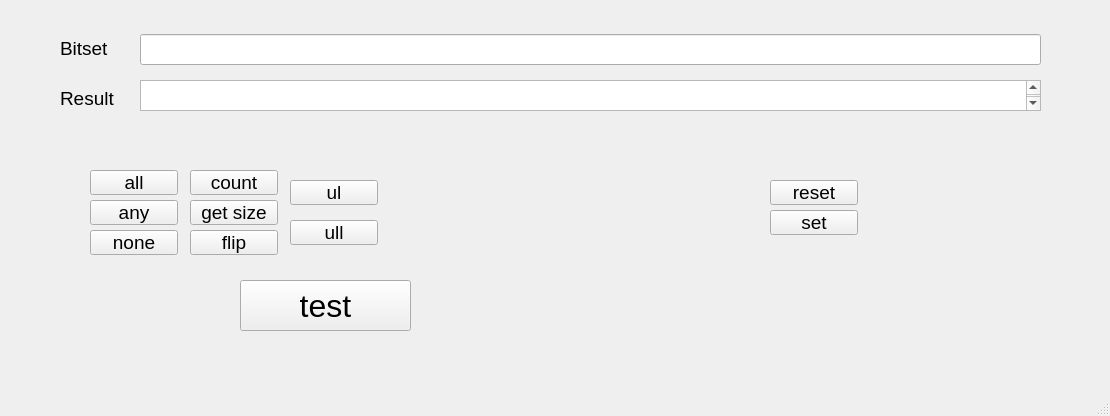
<?xml version="1.0" encoding="UTF-8"?>
<ui version="4.0">
 <class>MainWindow</class>
 <widget class="QMainWindow" name="MainWindow">
  <property name="geometry">
   <rect>
    <x>0</x>
    <y>0</y>
    <width>1110</width>
    <height>416</height>
   </rect>
  </property>
  <property name="windowTitle">
   <string>MainWindow</string>
  </property>
  <widget class="QWidget" name="centralwidget">
   <widget class="QPushButton" name="pushButton_ull">
    <property name="geometry">
     <rect>
      <x>290</x>
      <y>220</y>
      <width>88</width>
      <height>25</height>
     </rect>
    </property>
    <property name="font">
     <font>
      <pointsize>14</pointsize>
     </font>
    </property>
    <property name="text">
     <string>ull</string>
    </property>
   </widget>
   <widget class="QPushButton" name="pushButton_count">
    <property name="geometry">
     <rect>
      <x>190</x>
      <y>170</y>
      <width>88</width>
      <height>25</height>
     </rect>
    </property>
    <property name="font">
     <font>
      <pointsize>14</pointsize>
     </font>
    </property>
    <property name="text">
     <string>count</string>
    </property>
   </widget>
   <widget class="QPushButton" name="pushButton_none">
    <property name="geometry">
     <rect>
      <x>90</x>
      <y>230</y>
      <width>88</width>
      <height>25</height>
     </rect>
    </property>
    <property name="font">
     <font>
      <pointsize>14</pointsize>
     </font>
    </property>
    <property name="text">
     <string>none</string>
    </property>
   </widget>
   <widget class="QLineEdit" name="lineEdit">
    <property name="geometry">
     <rect>
      <x>140</x>
      <y>34</y>
      <width>901</width>
      <height>31</height>
     </rect>
    </property>
    <property name="font">
     <font>
      <pointsize>14</pointsize>
     </font>
    </property>
   </widget>
   <widget class="QLabel" name="label">
    <property name="geometry">
     <rect>
      <x>60</x>
      <y>40</y>
      <width>66</width>
      <height>17</height>
     </rect>
    </property>
    <property name="font">
     <font>
      <pointsize>14</pointsize>
     </font>
    </property>
    <property name="text">
     <string>Bitset</string>
    </property>
   </widget>
   <widget class="QPushButton" name="pushButton_ul">
    <property name="geometry">
     <rect>
      <x>290</x>
      <y>180</y>
      <width>88</width>
      <height>25</height>
     </rect>
    </property>
    <property name="font">
     <font>
      <pointsize>14</pointsize>
     </font>
    </property>
    <property name="text">
     <string>ul</string>
    </property>
   </widget>
   <widget class="QPushButton" name="pushButton_all">
    <property name="geometry">
     <rect>
      <x>90</x>
      <y>170</y>
      <width>88</width>
      <height>25</height>
     </rect>
    </property>
    <property name="font">
     <font>
      <pointsize>14</pointsize>
     </font>
    </property>
    <property name="text">
     <string>all</string>
    </property>
   </widget>
   <widget class="QPushButton" name="pushButton_set">
    <property name="geometry">
     <rect>
      <x>770</x>
      <y>210</y>
      <width>88</width>
      <height>25</height>
     </rect>
    </property>
    <property name="font">
     <font>
      <pointsize>14</pointsize>
     </font>
    </property>
    <property name="text">
     <string>set</string>
    </property>
   </widget>
   <widget class="QPushButton" name="pushButton_any">
    <property name="geometry">
     <rect>
      <x>90</x>
      <y>200</y>
      <width>88</width>
      <height>25</height>
     </rect>
    </property>
    <property name="font">
     <font>
      <pointsize>14</pointsize>
     </font>
    </property>
    <property name="text">
     <string>any</string>
    </property>
   </widget>
   <widget class="QTextBrowser" name="textBrowser">
    <property name="geometry">
     <rect>
      <x>140</x>
      <y>80</y>
      <width>901</width>
      <height>31</height>
     </rect>
    </property>
    <property name="font">
     <font>
      <pointsize>14</pointsize>
     </font>
    </property>
   </widget>
   <widget class="QPushButton" name="pushButton_flip">
    <property name="geometry">
     <rect>
      <x>190</x>
      <y>230</y>
      <width>88</width>
      <height>25</height>
     </rect>
    </property>
    <property name="font">
     <font>
      <pointsize>14</pointsize>
     </font>
    </property>
    <property name="text">
     <string>flip</string>
    </property>
   </widget>
   <widget class="QPushButton" name="pushButton_test">
    <property name="geometry">
     <rect>
      <x>240</x>
      <y>280</y>
      <width>171</width>
      <height>51</height>
     </rect>
    </property>
    <property name="font">
     <font>
      <pointsize>24</pointsize>
     </font>
    </property>
    <property name="text">
     <string>test</string>
    </property>
   </widget>
   <widget class="QLabel" name="label_2">
    <property name="geometry">
     <rect>
      <x>60</x>
      <y>90</y>
      <width>66</width>
      <height>17</height>
     </rect>
    </property>
    <property name="font">
     <font>
      <pointsize>14</pointsize>
     </font>
    </property>
    <property name="text">
     <string>Result</string>
    </property>
   </widget>
   <widget class="QPushButton" name="pushButton_getsize">
    <property name="geometry">
     <rect>
      <x>190</x>
      <y>200</y>
      <width>88</width>
      <height>25</height>
     </rect>
    </property>
    <property name="font">
     <font>
      <pointsize>14</pointsize>
     </font>
    </property>
    <property name="text">
     <string>get size</string>
    </property>
   </widget>
   <widget class="QPushButton" name="pushButton_reset">
    <property name="geometry">
     <rect>
      <x>770</x>
      <y>180</y>
      <width>88</width>
      <height>25</height>
     </rect>
    </property>
    <property name="font">
     <font>
      <pointsize>14</pointsize>
     </font>
    </property>
    <property name="text">
     <string>reset</string>
    </property>
   </widget>
  </widget>
  <widget class="QMenuBar" name="menubar">
   <property name="geometry">
    <rect>
     <x>0</x>
     <y>0</y>
     <width>1110</width>
     <height>22</height>
    </rect>
   </property>
  </widget>
  <widget class="QStatusBar" name="statusbar"/>
 </widget>
 <resources/>
 <connections/>
</ui>
